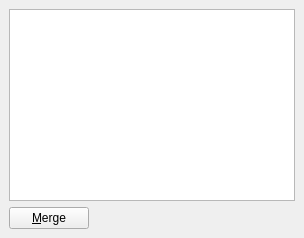
<?xml version="1.0" encoding="UTF-8"?>
<ui version="4.0">
 <class>LabelDock</class>
 <widget class="QDockWidget" name="LabelDock">
  <property name="geometry">
   <rect>
    <x>0</x>
    <y>0</y>
    <width>304</width>
    <height>238</height>
   </rect>
  </property>
  <property name="windowTitle">
   <string>Labels</string>
  </property>
  <widget class="QWidget" name="dockWidgetContents">
   <layout class="QGridLayout" name="gridLayout">
    <item row="0" column="0" colspan="2">
     <widget class="QListView" name="labelView">
      <property name="mouseTracking">
       <bool>true</bool>
      </property>
      <property name="editTriggers">
       <set>QAbstractItemView::NoEditTriggers</set>
      </property>
      <property name="selectionMode">
       <enum>QAbstractItemView::ExtendedSelection</enum>
      </property>
      <property name="flow">
       <enum>QListView::LeftToRight</enum>
      </property>
      <property name="resizeMode">
       <enum>QListView::Adjust</enum>
      </property>
      <property name="viewMode">
       <enum>QListView::IconMode</enum>
      </property>
     </widget>
    </item>
    <item row="1" column="0">
     <widget class="QPushButton" name="mergeBtn">
      <property name="toolTip">
       <string>&lt;html&gt;&lt;head/&gt;&lt;body&gt;&lt;p&gt;Merge the selected labels.&lt;/p&gt;&lt;/body&gt;&lt;/html&gt;</string>
      </property>
      <property name="text">
       <string>&amp;Merge</string>
      </property>
     </widget>
    </item>
    <item row="1" column="1">
     <spacer name="horizontalSpacer">
      <property name="orientation">
       <enum>Qt::Horizontal</enum>
      </property>
      <property name="sizeHint" stdset="0">
       <size>
        <width>225</width>
        <height>20</height>
       </size>
      </property>
     </spacer>
    </item>
   </layout>
  </widget>
 </widget>
 <resources/>
 <connections/>
</ui>
